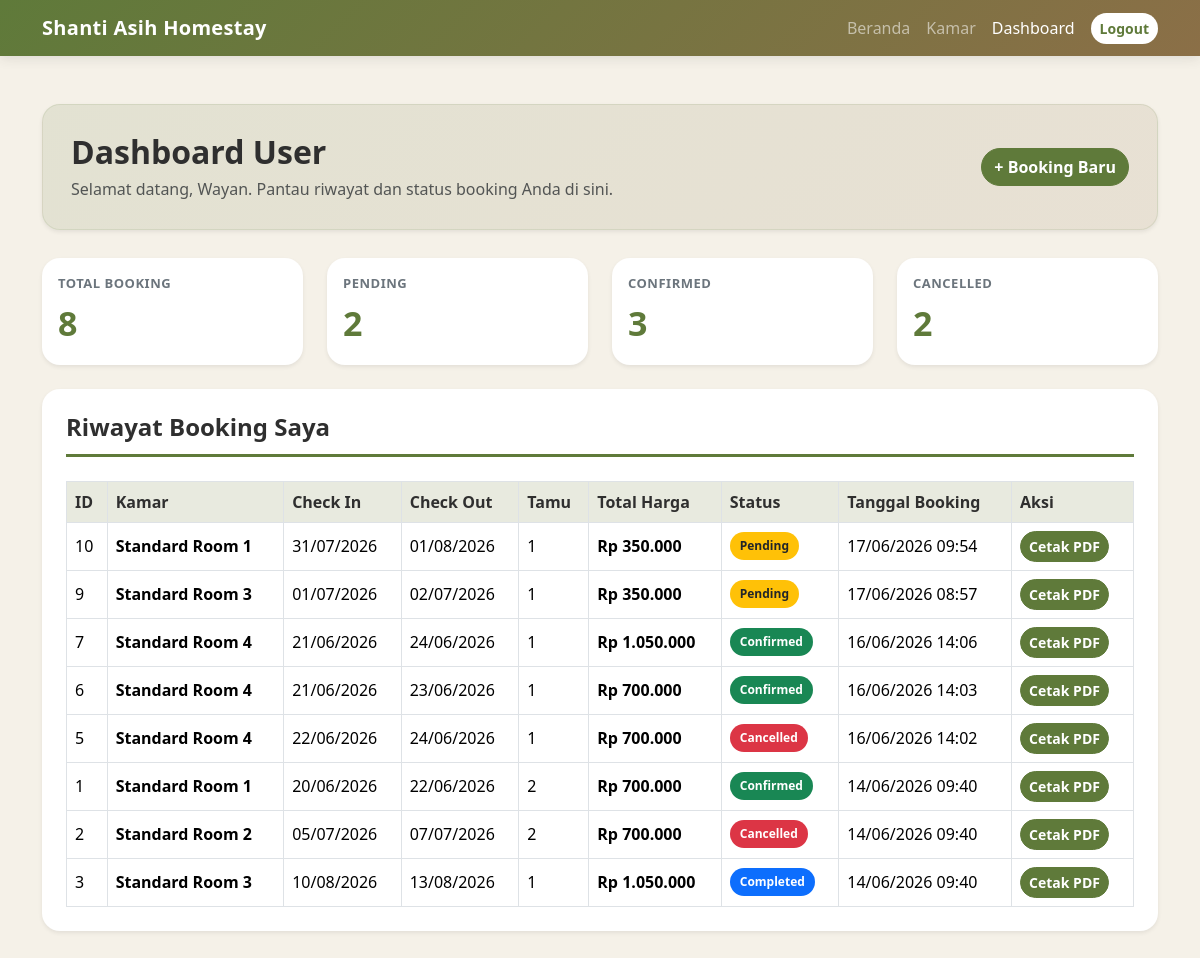
/user/dashboard.php (signed in), run on the app's committed database.
### tables this page shows
CREATE TABLE `bookings` (
  `id_booking` int(11) NOT NULL,
  `user_id` int(11) NOT NULL,
  `room_id` int(11) NOT NULL,
  `check_in` date NOT NULL,
  `check_out` date NOT NULL,
  `jumlah_tamu` int(11) NOT NULL,
  `total_harga` decimal(12,2) NOT NULL,
  `status` enum('pending','confirmed','cancelled','completed') DEFAULT 'pending',
  `catatan` text DEFAULT NULL,
  `created_at` timestamp NOT NULL DEFAULT current_timestamp()
);

CREATE TABLE `rooms` (
  `id_room` int(11) NOT NULL,
  `nama_room` varchar(100) NOT NULL,
  `harga` decimal(12,2) NOT NULL,
  `kapasitas` int(11) NOT NULL,
  `deskripsi` text DEFAULT NULL,
  `status` enum('available','unavailable') DEFAULT 'available',
  `main_image` varchar(255) DEFAULT NULL,
  `created_at` timestamp NOT NULL DEFAULT current_timestamp()
);

### user/dashboard.php (the view, shortened to what this page needs)
<?php
include '../config/koneksi.php';
$user_id = $_SESSION['user_id'];
function getBookingCount($conn, $user_id, $status = null) {
    if ($status === null) {
        $stmt = mysqli_prepare($conn, "SELECT COUNT(*) AS total FROM bookings WHERE user_id = ?");
        mysqli_stmt_bind_param($stmt, "i", $user_id);
    } else {
        $stmt = mysqli_prepare($conn, "SELECT COUNT(*) AS total FROM bookings WHERE user_id = ? AND status = ?");
        mysqli_stmt_bind_param($stmt, "is", $user_id, $status);
    }
    mysqli_stmt_execute($stmt);
    $result = mysqli_stmt_get_result($stmt);
    $row = mysqli_fetch_assoc($result);
    return $row['total'] ?? 0;
}
$total_booking = getBookingCount($conn, $user_id);
$total_pending = getBookingCount($conn, $user_id, 'pending');
$total_confirmed = getBookingCount($conn, $user_id, 'confirmed');
$total_cancelled = getBookingCount($conn, $user_id, 'cancelled');
$stmt = mysqli_prepare($conn, "
    SELECT b.*, r.nama_room
    FROM bookings b
    JOIN rooms r ON b.room_id = r.id_room
    WHERE b.user_id = ?
    ORDER BY b.created_at DESC
");
mysqli_stmt_bind_param($stmt, "i", $user_id);
mysqli_stmt_execute($stmt);
$result = mysqli_stmt_get_result($stmt);
$bookings = mysqli_fetch_all($result, MYSQLI_ASSOC);
function statusBadge($status) {
    $status_lower = strtolower($status);
    if ($status_lower === 'pending') return 'warning text-dark';
    if ($status_lower === 'confirmed') return 'success';
    if ($status_lower === 'cancelled') return 'danger';
    if ($status_lower === 'completed') return 'primary';
    return 'secondary';
}
?>
<!DOCTYPE html>
<html lang="id">
<head>
    <link href="https://cdn.jsdelivr.net/npm/bootstrap@5.3.3/dist/css/bootstrap.min.css" rel="stylesheet">
</head>
<body>
    <nav class="navbar navbar-expand-lg navbar-dark navbar-custom">
        <div class="container">
            <a class="navbar-brand fw-bold" href="../index.php">Shanti Asih Homestay</a>
            <div class="collapse navbar-collapse" id="userNavbar">
                <ul class="navbar-nav ms-auto align-items-lg-center">
                    <li class="nav-item">
                        <a href="../index.php" class="nav-link">Beranda</a>
                    </li>
                    <li class="nav-item">
                        <a href="../rooms.php" class="nav-link">Kamar</a>
                    </li>
                    <li class="nav-item">
                        <a href="dashboard.php" class="nav-link active">Dashboard</a>
                    </li>
                    <li class="nav-item ms-lg-2">
                        <a href="../logout.php" class="btn btn-logout btn-sm">Logout</a>
                    </li>
                </ul>
            </div>
        </div>
    </nav>
    <main class="container py-5">
        <div class="dashboard-header shadow-sm">
            <div class="d-flex flex-wrap justify-content-between align-items-center gap-3">
                <div>
                    <h2 class="fw-bold dashboard-title">Dashboard User</h2>
                    <p class="text-muted mb-0">
                        Selamat datang, <?= htmlspecialchars($_SESSION['nama']); ?>. Pantau riwayat dan status booking Anda di sini.
                    </p>
                </div>
                <a href="../rooms.php" class="btn btn-main">
                    + Booking Baru
                </a>
            </div>
        </div>
        <div class="row g-4 mb-4">
            <div class="col-md-3 col-6">
                <div class="card stat-card shadow-sm">
                    <div class="card-body">
                        <p class="stat-label mb-1">Total Booking</p>
                        <div class="stat-value"><?= $total_booking; ?></div>
                    </div>
                </div>
            </div>
            <div class="col-md-3 col-6">
                <div class="card stat-card shadow-sm">
                    <div class="card-body">
                        <p class="stat-label mb-1">Pending</p>
                        <div class="stat-value"><?= $total_pending; ?></div>
                    </div>
                </div>
            </div>
            <div class="col-md-3 col-6">
                <div class="card stat-card shadow-sm">
                    <div class="card-body">
                        <p class="stat-label mb-1">Confirmed</p>
                        <div class="stat-value"><?= $total_confirmed; ?></div>
                    </div>
                </div>
            </div>
            <div class="col-md-3 col-6">
                <div class="card stat-card shadow-sm">
                    <div class="card-body">
                        <p class="stat-label mb-1">Cancelled</p>
                        <div class="stat-value"><?= $total_cancelled; ?></div>
                    </div>
                </div>
            </div>
        </div>
        <div class="card section-card shadow-sm">
            <div class="card-body p-4">
                <h4 class="fw-bold mb-4 section-title">Riwayat Booking Saya</h4>
                <?php if (count($bookings) > 0): ?>
                    <div class="table-responsive">
                        <table class="table table-bordered table-hover align-middle mb-0">
                            <thead>
                                <tr>
                                    <th>ID</th>
                                    <th>Kamar</th>
                                    <th>Check In</th>
                                    <th>Check Out</th>
                                    <th>Tamu</th>
                                    <th>Total Harga</th>
                                    <th>Status</th>
                                    <th>Tanggal Booking</th>
                                    <th>Aksi</th>
                                </tr>
                            </thead>
                            <tbody>
                                <?php foreach ($bookings as $booking): ?>
                                    <tr>
                                        <td><?= htmlspecialchars($booking['id_booking']); ?></td>
                                        <td class="fw-semibold"><?= htmlspecialchars($booking['nama_room']); ?></td>
                                        <td><?= htmlspecialchars(date('d/m/Y', strtotime($booking['check_in']))); ?></td>
                                        <td><?= htmlspecialchars(date('d/m/Y', strtotime($booking['check_out']))); ?></td>
                                        <td><?= htmlspecialchars($booking['jumlah_tamu']); ?></td>
                                        <td class="fw-semibold">Rp <?= number_format($booking['total_harga'], 0, ',', '.'); ?></td>
                                        <td>
                                            <span class="badge bg-<?= statusBadge($booking['status']); ?>">
                                                <?= htmlspecialchars($booking['status']); ?>
                                            </span>
                                        </td>
                                        <td><?= htmlspecialchars(date('d/m/Y H:i', strtotime($booking['created_at']))); ?></td>
                                        <td>
                                            <a href="../reports/booking_pdf.php?id=<?= htmlspecialchars($booking['id_booking']); ?>" class="btn btn-sm btn-main" target="_blank">
                                                Cetak PDF
                                            </a>
                                        </td>
                                    </tr>
                                <?php endforeach; ?>
                            </tbody>
                        </table>
                    </div>
                <?php else: ?>
                    <div class="empty-state mb-0">
                        Belum ada riwayat booking. Silakan pilih kamar untuk mulai melakukan booking.
                    </div>
                <?php endif; ?>
            </div>
        </div>
    </main>
</body>
</html>

### user/dashboard.php (style rules this page uses)
:root { --primary-green: #5f7a3a; --primary-green-dark: #4f6530; --warm-brown: #8b6f47; --cream-bg: #f5f1e8; --card-bg: #ffffff; --text-dark: #2f2f2f; --muted-text: #6c757d; }
body { background-color: var(--cream-bg); color: var(--text-dark); min-height: 100vh; }
.navbar-custom { background: linear-gradient(135deg, var(--primary-green) 0%, var(--warm-brown) 100%); box-shadow: 0 2px 12px rgba(47, 47, 47, 0.12); }
.navbar-brand { letter-spacing: 0.3px; }
.dashboard-header { background: linear-gradient(135deg, rgba(95, 122, 58, 0.12), rgba(139, 111, 71, 0.12)); border: 1px solid rgba(95, 122, 58, 0.12); border-radius: 18px; padding: 28px; margin-bottom: 28px; }
.dashboard-title { color: var(--text-dark); margin-bottom: 6px; }
.stat-card { border: 0; border-radius: 18px; overflow: hidden; transition: 0.25s ease; height: 100%; }
.stat-label { font-size: 13px; color: var(--muted-text); font-weight: 600; text-transform: uppercase; letter-spacing: 0.5px; }
.stat-value { font-size: 34px; color: var(--primary-green); font-weight: 800; }
.section-card { border: 0; border-radius: 18px; overflow: hidden; }
.section-title { color: var(--text-dark); padding-bottom: 12px; border-bottom: 3px solid var(--primary-green); }
.table thead th { background-color: #e8eadf; color: var(--text-dark); white-space: nowrap; }
.table tbody td { vertical-align: middle; white-space: nowrap; }
.btn-main { background-color: var(--primary-green); border-color: var(--primary-green); color: #ffffff; border-radius: 999px; font-weight: 600; }
.btn-logout { background-color: #ffffff; color: var(--primary-green); border-radius: 999px; font-weight: 600; }
.badge { padding: 8px 10px; border-radius: 999px; text-transform: capitalize; }

### data on the page
bookings: id_booking "10", room.nama_room "Standard Room 1", check_in "31/07/2026", check_out "01/08/2026", jumlah_tamu "1", total_harga "350.000", status "Pending", created_at "17/06/2026 09:54"
bookings: id_booking "9", room.nama_room "Standard Room 3", check_in "01/07/2026", check_out "02/07/2026", jumlah_tamu "1", total_harga "350.000", status "Pending", created_at "17/06/2026 08:57"
bookings: id_booking "7", room.nama_room "Standard Room 4", check_in "21/06/2026", check_out "24/06/2026", jumlah_tamu "1", total_harga "1.050.000", status "Confirmed", created_at "16/06/2026 14:06"
bookings: id_booking "6", room.nama_room "Standard Room 4", check_in "21/06/2026", check_out "23/06/2026", jumlah_tamu "1", total_harga "700.000", status "Confirmed", created_at "16/06/2026 14:03"
bookings: id_booking "5", room.nama_room "Standard Room 4", check_in "22/06/2026", check_out "24/06/2026", jumlah_tamu "1", total_harga "700.000", status "Cancelled", created_at "16/06/2026 14:02"
bookings: id_booking "1", room.nama_room "Standard Room 1", check_in "20/06/2026", check_out "22/06/2026", jumlah_tamu "2", total_harga "700.000", status "Confirmed", created_at "14/06/2026 09:40"
bookings: id_booking "2", room.nama_room "Standard Room 2", check_in "05/07/2026", check_out "07/07/2026", jumlah_tamu "2", total_harga "700.000", status "Cancelled", created_at "14/06/2026 09:40"
bookings: id_booking "3", room.nama_room "Standard Room 3", check_in "10/08/2026", check_out "13/08/2026", jumlah_tamu "1", total_harga "1.050.000", status "Completed", created_at "14/06/2026 09:40"

### other printed values
$_SESSION['nama'] "Wayan"
$total_booking "8"
$total_pending "2"
$total_confirmed "3"
$total_cancelled "2"
